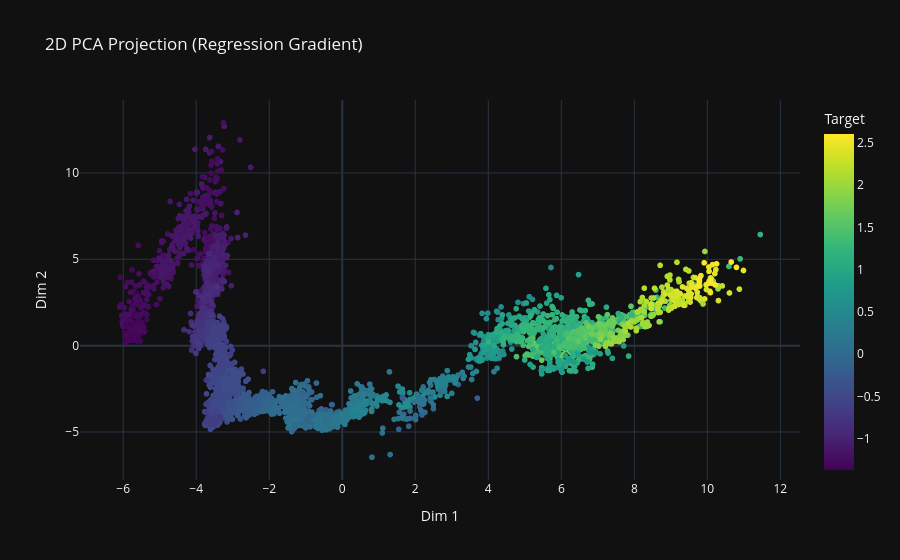
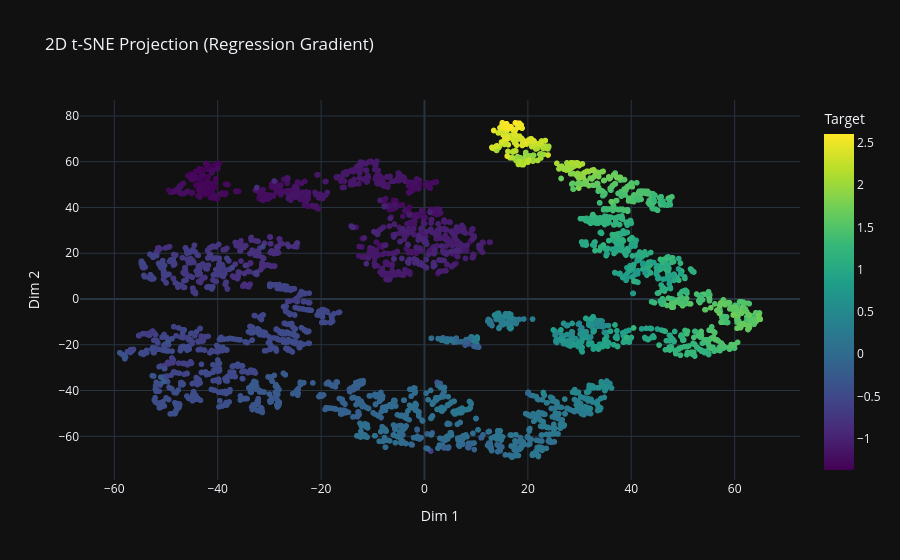
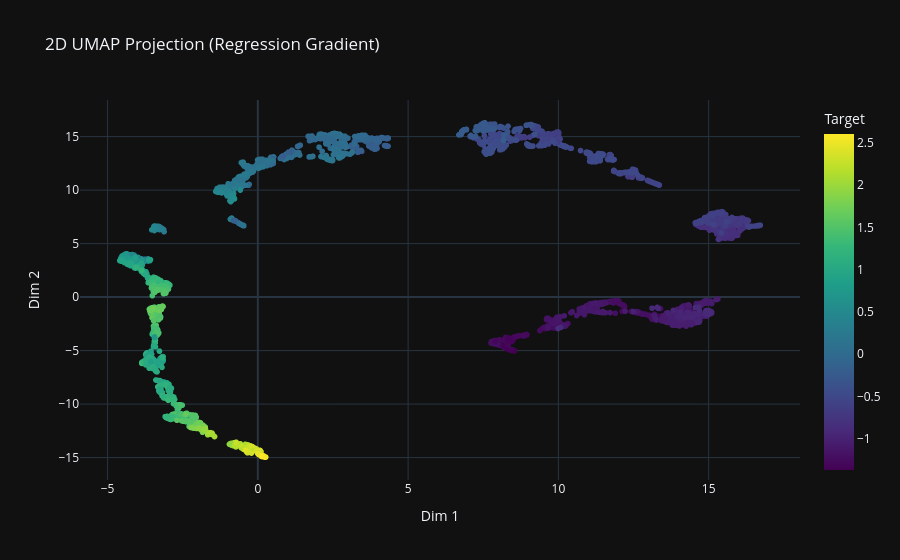
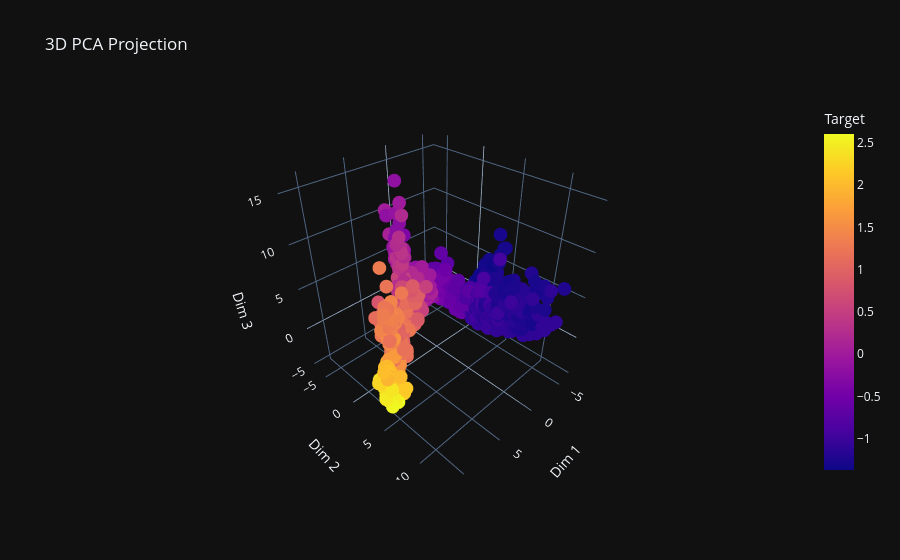

Here is the notebook cell these charts were saved with, in order:
### Markdown cell above
### Make data visualizations

### Code cell
import pandas as pd
import numpy as np
import plotly.express as px
from sklearn.decomposition import PCA
from sklearn.manifold import TSNE
import umap

# Загрузка чистого датасету
df = pd.read_csv("financial_data_final_ML.csv")

# цільова змінна для градієнту
target_values = df['sp500 close']

# виділяємо признаки
features = df.drop(columns=['sp500 close'])

# Лінійне зниження розмірності
pca_2d = PCA(n_components=2, random_state=42).fit_transform(features)
pca_3d = PCA(n_components=3, random_state=42).fit_transform(features)

# Нелінійне, зберігає зв'язки
tsne_2d = TSNE(n_components=2, random_state=42, n_jobs=-1).fit_transform(features)
# Для 3D t-SNE
tsne_3d = TSNE(n_components=3, random_state=42, n_jobs=-1).fit_transform(features)

#UMAP зберігає і локальну і глобалну структуру
umap_2d = umap.UMAP(n_components=2, random_state=42, n_jobs=-1).fit_transform(features)
umap_3d = umap.UMAP(n_components=3, random_state=42, n_jobs=-1).fit_transform(features)
def create_em_df(coords, target, dims=2):
    if dims == 2:
        return pd.DataFrame({'Dim 1': coords[:, 0], 'Dim 2': coords[:, 1], 'Target': target})
    return pd.DataFrame({'Dim 1': coords[:, 0], 'Dim 2': coords[:, 1], 'Dim 3': coords[:, 2], 'Target': target})

# Побудова 2д графиків
fig_pca_2d = px.scatter(create_em_df(pca_2d, target_values, 2), x='Dim 1', y='Dim 2', color='Target',
                        color_continuous_scale='viridis', title='2D PCA Projection (Regression Gradient)')

fig_tsne_2d = px.scatter(create_em_df(tsne_2d, target_values, 2), x='Dim 1', y='Dim 2', color='Target',
                         color_continuous_scale='viridis', title='2D t-SNE Projection (Regression Gradient)')

fig_umap_2d = px.scatter(create_em_df(umap_2d, target_values, 2), x='Dim 1', y='Dim 2', color='Target',
                         color_continuous_scale='viridis', title='2D UMAP Projection (Regression Gradient)')

# Побудова 3д графиків
fig_pca_3d = px.scatter_3d(create_em_df(pca_3d, target_values, 3), x='Dim 1', y='Dim 2', z='Dim 3', color='Target',
                           color_continuous_scale='plasma', title='3D PCA Projection')

fig_tsne_3d = px.scatter_3d(create_em_df(tsne_3d, target_values, 3), x='Dim 1', y='Dim 2', z='Dim 3', color='Target',
                            color_continuous_scale='plasma', title='3D t-SNE Projection')

fig_umap_3d = px.scatter_3d(create_em_df(umap_3d, target_values, 3), x='Dim 1', y='Dim 2', z='Dim 3', color='Target',
                            color_continuous_scale='plasma', title='3D UMAP Projection')

#Вивід графиків
fig_pca_2d.show()
fig_tsne_2d.show()
fig_umap_2d.show()

fig_pca_3d.show()
fig_tsne_3d.show()
fig_umap_3d.show()

### Figure 1 — Plotly figure (JSON) as saved in the notebook; plotly's stock layout.template omitted (floating-point values rounded to 4 significant figures; data arrays with more than 128 entries replaced by an {"elided": "..."} marker saying what was removed)
{"data": [{"hovertemplate": "Dim 1=%{x}<br>Dim 2=%{y}<br>Target=%{marker.color}<extra></extra>", "legendgroup": "", "marker": {"color": {"elided": "3742 float values"}, "coloraxis": "coloraxis", "symbol": "circle"}, "mode": "markers", "name": "", "showlegend": false, "x": {"elided": "3742 float values"}, "xaxis": "x", "y": {"elided": "3742 float values"}, "yaxis": "y", "type": "scattergl"}], "layout": {"xaxis": {"anchor": "y", "domain": [0.0, 1.0], "title": {"text": "Dim 1"}}, "yaxis": {"anchor": "x", "domain": [0.0, 1.0], "title": {"text": "Dim 2"}}, "coloraxis": {"colorbar": {"title": {"text": "Target"}}, "colorscale": [[0.0, "#440154"], [0.1111, "#482878"], [0.2222, "#3e4989"], [0.3333, "#31688e"], [0.4444, "#26828e"], [0.5556, "#1f9e89"], [0.6667, "#35b779"], [0.7778, "#6ece58"], [0.8889, "#b5de2b"], [1.0, "#fde725"]]}, "legend": {"tracegroupgap": 0}, "title": {"text": "2D PCA Projection (Regression Gradient)"}}}

### Figure 2 — Plotly figure (JSON) as saved in the notebook; plotly's stock layout.template omitted (floating-point values rounded to 4 significant figures; data arrays with more than 128 entries replaced by an {"elided": "..."} marker saying what was removed)
{"data": [{"hovertemplate": "Dim 1=%{x}<br>Dim 2=%{y}<br>Target=%{marker.color}<extra></extra>", "legendgroup": "", "marker": {"color": {"elided": "3742 float values"}, "coloraxis": "coloraxis", "symbol": "circle"}, "mode": "markers", "name": "", "showlegend": false, "x": {"elided": "3742 float values"}, "xaxis": "x", "y": {"elided": "3742 float values"}, "yaxis": "y", "type": "scattergl"}], "layout": {"xaxis": {"anchor": "y", "domain": [0.0, 1.0], "title": {"text": "Dim 1"}}, "yaxis": {"anchor": "x", "domain": [0.0, 1.0], "title": {"text": "Dim 2"}}, "coloraxis": {"colorbar": {"title": {"text": "Target"}}, "colorscale": [[0.0, "#440154"], [0.1111, "#482878"], [0.2222, "#3e4989"], [0.3333, "#31688e"], [0.4444, "#26828e"], [0.5556, "#1f9e89"], [0.6667, "#35b779"], [0.7778, "#6ece58"], [0.8889, "#b5de2b"], [1.0, "#fde725"]]}, "legend": {"tracegroupgap": 0}, "title": {"text": "2D t-SNE Projection (Regression Gradient)"}}}

### Figure 3 — Plotly figure (JSON) as saved in the notebook; plotly's stock layout.template omitted (floating-point values rounded to 4 significant figures; data arrays with more than 128 entries replaced by an {"elided": "..."} marker saying what was removed)
{"data": [{"hovertemplate": "Dim 1=%{x}<br>Dim 2=%{y}<br>Target=%{marker.color}<extra></extra>", "legendgroup": "", "marker": {"color": {"elided": "3742 float values"}, "coloraxis": "coloraxis", "symbol": "circle"}, "mode": "markers", "name": "", "showlegend": false, "x": {"elided": "3742 float values"}, "xaxis": "x", "y": {"elided": "3742 float values"}, "yaxis": "y", "type": "scattergl"}], "layout": {"xaxis": {"anchor": "y", "domain": [0.0, 1.0], "title": {"text": "Dim 1"}}, "yaxis": {"anchor": "x", "domain": [0.0, 1.0], "title": {"text": "Dim 2"}}, "coloraxis": {"colorbar": {"title": {"text": "Target"}}, "colorscale": [[0.0, "#440154"], [0.1111, "#482878"], [0.2222, "#3e4989"], [0.3333, "#31688e"], [0.4444, "#26828e"], [0.5556, "#1f9e89"], [0.6667, "#35b779"], [0.7778, "#6ece58"], [0.8889, "#b5de2b"], [1.0, "#fde725"]]}, "legend": {"tracegroupgap": 0}, "title": {"text": "2D UMAP Projection (Regression Gradient)"}}}

### Figure 4 — Plotly figure (JSON) as saved in the notebook; plotly's stock layout.template omitted (floating-point values rounded to 4 significant figures; data arrays with more than 128 entries replaced by an {"elided": "..."} marker saying what was removed)
{"data": [{"hovertemplate": "Dim 1=%{x}<br>Dim 2=%{y}<br>Dim 3=%{z}<br>Target=%{marker.color}<extra></extra>", "legendgroup": "", "marker": {"color": {"elided": "3742 float values"}, "coloraxis": "coloraxis", "symbol": "circle"}, "mode": "markers", "name": "", "scene": "scene", "showlegend": false, "x": {"elided": "3742 float values"}, "y": {"elided": "3742 float values"}, "z": {"elided": "3742 float values"}, "type": "scatter3d"}], "layout": {"scene": {"domain": {"x": [0.0, 1.0], "y": [0.0, 1.0]}, "xaxis": {"title": {"text": "Dim 1"}}, "yaxis": {"title": {"text": "Dim 2"}}, "zaxis": {"title": {"text": "Dim 3"}}}, "coloraxis": {"colorbar": {"title": {"text": "Target"}}, "colorscale": [[0.0, "#0d0887"], [0.1111, "#46039f"], [0.2222, "#7201a8"], [0.3333, "#9c179e"], [0.4444, "#bd3786"], [0.5556, "#d8576b"], [0.6667, "#ed7953"], [0.7778, "#fb9f3a"], [0.8889, "#fdca26"], [1.0, "#f0f921"]]}, "legend": {"tracegroupgap": 0}, "title": {"text": "3D PCA Projection"}}}
